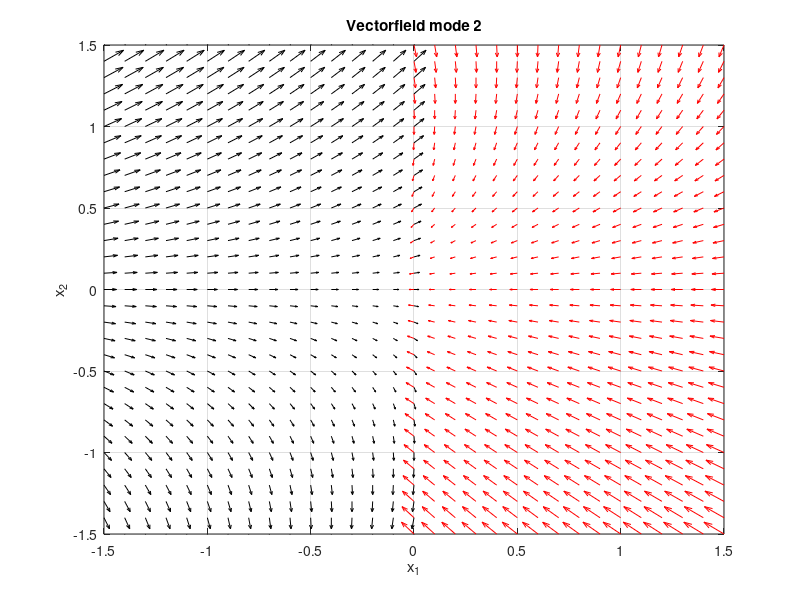

Source code (MATLAB):
clear all
close all

%% Calculation of Vectorfields in different modes
dx = 0.1;
% Right halve, x1 >= 0
[xp11,xp12] = meshgrid(0:dx:1.5, -1.5:dx:1.5);
p11 = -xp11 + xp12 -1;
p12 = -2*xp12;
% Left halve, x1 < 0
[xp21,xp22] = meshgrid(-1.5:dx:0, -1.5:dx:1.5);
p21 = -xp21 + xp22 +1;
p22 = 2*xp22;

% Plotting of the vector fields
figure
quiver(xp11,xp12,p11,p12,'r-')
hold on    
quiver(xp21,xp22,p21,p22,'k-')
grid on
title('Vectorfield mode 2')
xlabel('x_1')
ylabel('x_2')
xlim([-1.5 1.5])
ylim([-1.5 1.5])
